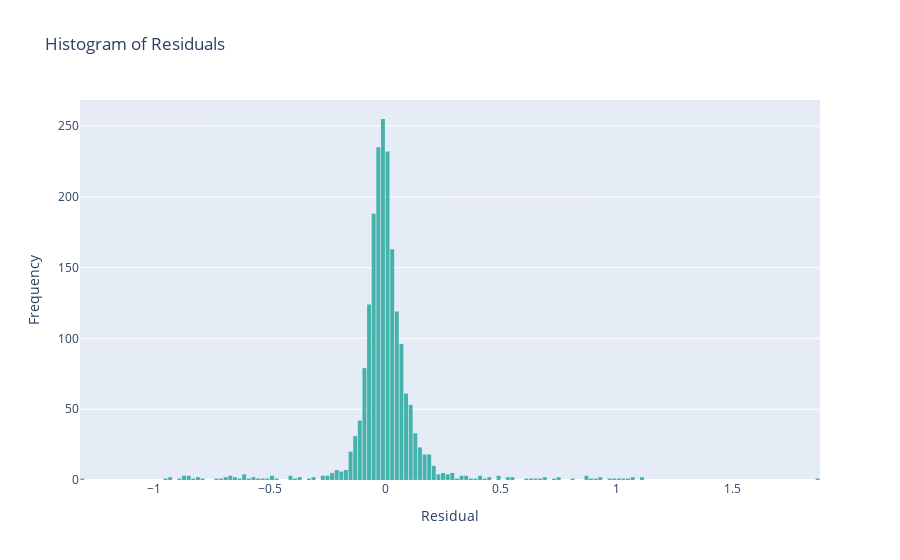

Write notebook code for a chart like this one.
### Markdown cell above
Residuals in a statistical or machine learning model are the differences between observed and predicted values of data.
One of the assumption in Linear regression is that the residual should be normally distributed.

I will plot both the residual that came out from the linear regression with scikit learn and with statsmodel.

### Code cell
# Calculate the residuals (difference between actual and predicted values)
residuals_sl = y_test - y_pred_linear

# Create a histogram of residuals
fig = px.histogram(residuals_sl, title='Histogram of Residuals', labels={'value': 'Residual'}, opacity=0.90)
fig.update_traces(marker_color='#33ADA4') # Change 'purple' to the color you want

# Plotting
fig.update_layout(
    xaxis_title='Residual',
    yaxis_title='Frequency',
    showlegend=False,
    bargap=0.05,
    bargroupgap=0.1
)
fig.show()

### Figure 1 — Plotly figure (JSON) as saved in the notebook; plotly's stock layout.template omitted (floating-point values rounded to 4 significant figures; data arrays with more than 128 entries replaced by an {"elided": "..."} marker saying what was removed)
{"data": [{"alignmentgroup": "True", "bingroup": "x", "hovertemplate": "variable=redshift<br>Residual=%{x}<br>count=%{y}<extra></extra>", "legendgroup": "redshift", "marker": {"color": "#33ADA4", "opacity": 0.9, "pattern": {"shape": ""}}, "name": "redshift", "offsetgroup": "redshift", "orientation": "v", "showlegend": true, "type": "histogram", "x": {"elided": "1946 float values"}, "xaxis": "x", "yaxis": "y"}], "layout": {"bargap": 0.05, "bargroupgap": 0.1, "barmode": "relative", "legend": {"title": {"text": "variable"}, "tracegroupgap": 0}, "showlegend": false, "title": {"text": "Histogram of Residuals"}, "xaxis": {"anchor": "y", "domain": [0, 1], "title": {"text": "Residual"}}, "yaxis": {"anchor": "x", "domain": [0, 1], "title": {"text": "Frequency"}}}}
